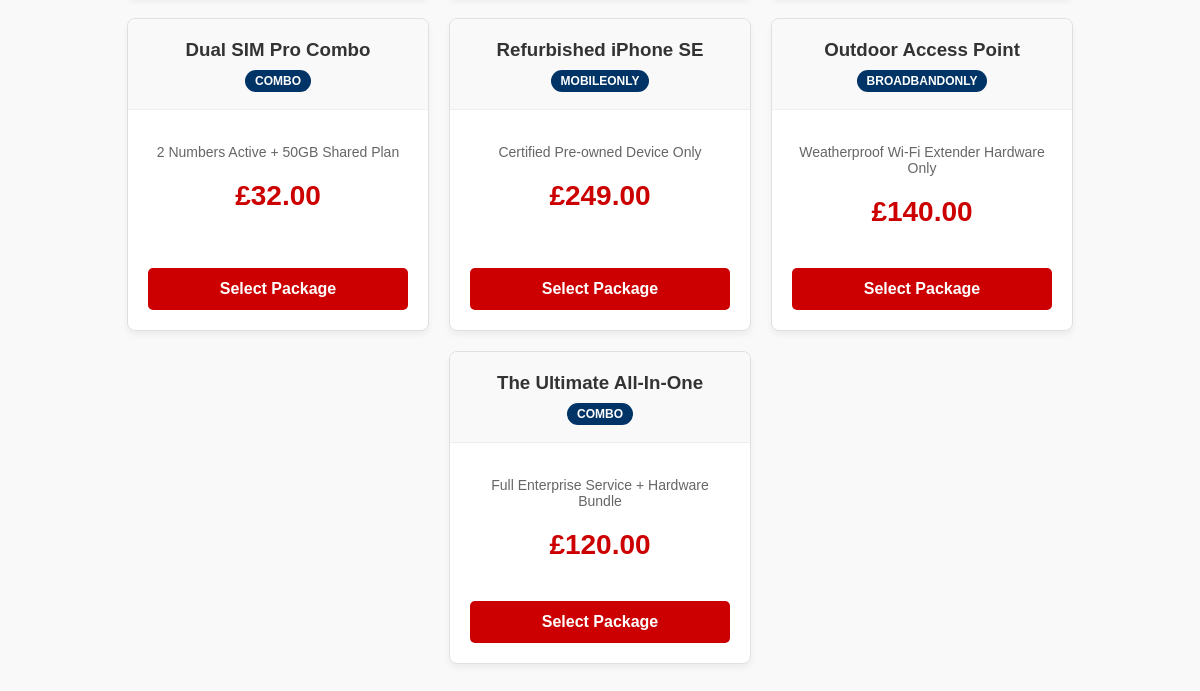
The app's page /COMP1807/index.php (signed in, lower part), older data.
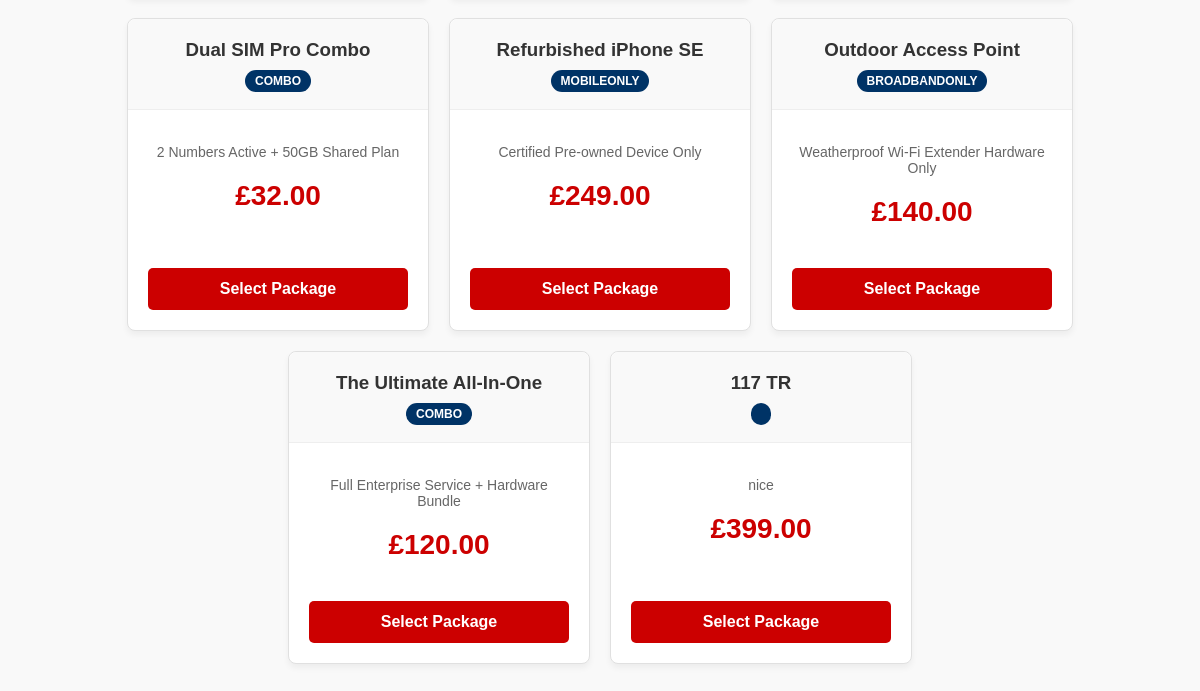
The same page, newer data.
### tables this page shows
CREATE TABLE `packages` (
  `id` int(11) NOT NULL,
  `name` varchar(100) NOT NULL,
  `type` varchar(50) NOT NULL,
  `description` text DEFAULT NULL,
  `price` decimal(10,2) NOT NULL,
  `is_active` tinyint(1) NOT NULL DEFAULT 1,
  `sale_price` decimal(10,2) DEFAULT NULL,
  `sale_end_date` datetime DEFAULT NULL
);

### COMP1807/index.php (called while the page is built, shortened)
<?php
require_once 'includes/db.php';
if (isset($_SESSION['user_id'])) {
    $cssFile = 'template/css/packages.css';
    try {
        $stmt = $conn->prepare("SELECT * FROM packages");
        $stmt->execute();
        $packages = $stmt->fetchAll(PDO::FETCH_ASSOC);
    } catch(PDOException $e) {
        die("System error: " . $e->getMessage());
    }
    include 'template/html/packages.html.php';
    $output = ob_get_clean();
}
else {
    ob_start();
    include 'template/html/welcome.html.php';
    $output = ob_get_clean();
}
include 'template/html/header.html.php';
?>

### COMP1807/template/html/packages.html.php (the view, shortened to what this page needs)
<div class="packages-grid" id="packagesGrid">
    <?php if (!empty($packages)): ?>
        <?php foreach ($packages as $pkg): ?>
            <div class="package-card" data-name="<?= strtolower(htmlspecialchars($pkg['name'])) ?>" data-type="<?= htmlspecialchars($pkg['type']) ?>">
                <div class="card-header">
                    <h3><?= htmlspecialchars($pkg['name']) ?></h3>
                    <span class="badge"><?= htmlspecialchars($pkg['type']) ?></span>
                </div>
                <div class="card-body">
                    <p class="details"><?= htmlspecialchars($pkg['description'] ?? $pkg['details'] ?? '') ?></p>
                    <p class="price">£<?= htmlspecialchars(number_format($pkg['price'], 2)) ?></p>
                </div>
                <div class="card-footer">
                    <form method="POST" action="add_to_cart.php">
                        <button type="submit" class="btn-select">Select Package</button>
                    </form>
                </div>
            </div>
        <?php endforeach; ?>
    <?php else: ?>
        <p style="text-align: center; width: 100%; color: #666;">No packages available at the moment.</p>
    <?php endif; ?>
</div>

### COMP1807/template/html/header.html.php (shortened to what this page needs)
<!DOCTYPE html>
<html lang="en">
<head>
    <link rel="stylesheet" href="template/css/global.css">
    <?php if (isset($cssFile)): ?>
        <link rel="stylesheet" href="<?= $cssFile ?>">
    <?php endif; ?>
</head>
<body>
    <main>
        <?= $output ?>
    </main>
</body>
</html>

### COMP1807/template/css/global.css (style rules this page uses)
body { font-family: Arial, sans-serif; background-color: #f9f9f9; margin: 0; padding: 0; }
main { padding: 40px 20px; max-width: 1200px; margin: 0 auto; min-height: 80vh; }

### COMP1807/template/css/packages.css (style rules this page uses)
.packages-grid { display: flex; flex-wrap: wrap; gap: 20px; justify-content: center; }
.package-card { background: #ffffff; border: 1px solid #e0e0e0; border-radius: 8px; width: 300px; display: flex; flex-direction: column; box-shadow: 0 4px 6px rgba(0,0,0,0.05); transition: transform 0.3s, box-shadow 0.3s; }
.card-header { padding: 20px; background-color: #f9f9f9; border-bottom: 1px solid #eeeeee; border-radius: 8px 8px 0 0; text-align: center; }
.card-header h3 { margin: 0 0 10px 0; color: #333333; }
.badge { background-color: #003366; color: white; padding: 4px 10px; border-radius: 12px; font-size: 12px; font-weight: bold; text-transform: uppercase; }
.card-body { padding: 20px; flex-grow: 1; text-align: center; }
.card-body .details { color: #666666; font-size: 14px; margin-bottom: 20px; }
.card-body .price { font-size: 28px; font-weight: bold; color: #cc0000; margin: 0; }
.card-footer { padding: 20px; text-align: center; }
.btn-select { width: 100%; background-color: #cc0000; color: white; border: none; padding: 12px; border-radius: 5px; font-size: 16px; font-weight: bold; cursor: pointer; transition: background-color 0.3s; }

Row changes from the older to the newer data that the page shows:
added packages: name "117 TR", description "nice", price "399.00"
